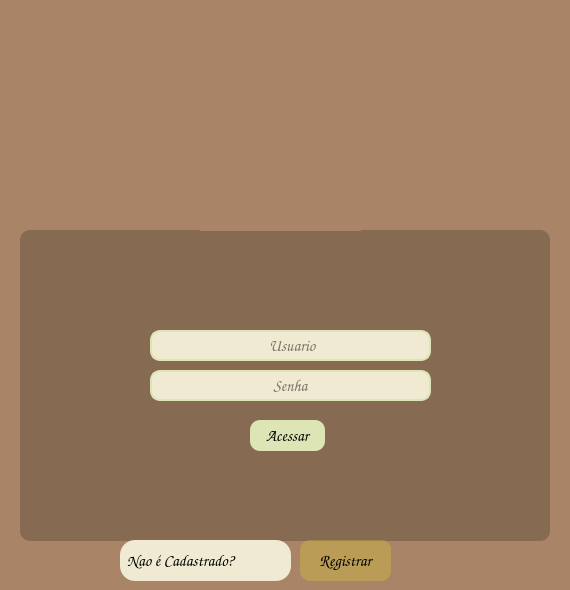
<?xml version="1.0" encoding="UTF-8"?>
<ui version="4.0">
 <class>Form</class>
 <widget class="QWidget" name="Form">
  <property name="geometry">
   <rect>
    <x>0</x>
    <y>0</y>
    <width>570</width>
    <height>590</height>
   </rect>
  </property>
  <property name="windowTitle">
   <string>Form</string>
  </property>
  <property name="styleSheet">
   <string notr="true">background-color: rgb(169, 132, 103);</string>
  </property>
  <widget class="QFrame" name="frame">
   <property name="geometry">
    <rect>
     <x>20</x>
     <y>230</y>
     <width>530</width>
     <height>311</height>
    </rect>
   </property>
   <property name="sizePolicy">
    <sizepolicy hsizetype="Preferred" vsizetype="Expanding">
     <horstretch>0</horstretch>
     <verstretch>0</verstretch>
    </sizepolicy>
   </property>
   <property name="styleSheet">
    <string notr="true">QFrame{
	background-color: rgba(0, 0, 0,0.2);
	color:rgb(0, 0, 0);
	border-radius:10px
}</string>
   </property>
   <property name="frameShape">
    <enum>QFrame::StyledPanel</enum>
   </property>
   <property name="frameShadow">
    <enum>QFrame::Raised</enum>
   </property>
   <widget class="QLabel" name="Mensagem">
    <property name="geometry">
     <rect>
      <x>130</x>
      <y>30</y>
      <width>261</width>
      <height>41</height>
     </rect>
    </property>
    <property name="font">
     <font>
      <family>Comic Sans MS</family>
      <pointsize>13</pointsize>
      <weight>75</weight>
      <bold>true</bold>
     </font>
    </property>
    <property name="styleSheet">
     <string notr="true">background-color: rgba(0,0,0,0);</string>
    </property>
    <property name="text">
     <string/>
    </property>
   </widget>
   <widget class="QLineEdit" name="line_Nome">
    <property name="geometry">
     <rect>
      <x>130</x>
      <y>100</y>
      <width>281</width>
      <height>31</height>
     </rect>
    </property>
    <property name="sizePolicy">
     <sizepolicy hsizetype="Preferred" vsizetype="Expanding">
      <horstretch>0</horstretch>
      <verstretch>0</verstretch>
     </sizepolicy>
    </property>
    <property name="font">
     <font>
      <family>Comic Sans MS</family>
      <pointsize>12</pointsize>
     </font>
    </property>
    <property name="styleSheet">
     <string notr="true">QLineEdit{
	 background-color: rgba(240, 234, 210);
	 border-radius: 10px;
	 border: 2px solid rgb(221, 229, 182);
}
</string>
    </property>
    <property name="text">
     <string/>
    </property>
    <property name="maxLength">
     <number>100</number>
    </property>
    <property name="alignment">
     <set>Qt::AlignCenter</set>
    </property>
    <property name="placeholderText">
     <string> Usuario</string>
    </property>
   </widget>
   <widget class="QLineEdit" name="line_Senha">
    <property name="geometry">
     <rect>
      <x>130</x>
      <y>140</y>
      <width>281</width>
      <height>31</height>
     </rect>
    </property>
    <property name="sizePolicy">
     <sizepolicy hsizetype="Preferred" vsizetype="Expanding">
      <horstretch>0</horstretch>
      <verstretch>0</verstretch>
     </sizepolicy>
    </property>
    <property name="font">
     <font>
      <family>Comic Sans MS</family>
      <pointsize>12</pointsize>
     </font>
    </property>
    <property name="styleSheet">
     <string notr="true">QLineEdit{
	 background-color: rgba(240, 234, 210);
	 border-radius: 10px;
	 border: 2px solid rgb(221, 229, 182);
}</string>
    </property>
    <property name="maxLength">
     <number>10</number>
    </property>
    <property name="echoMode">
     <enum>QLineEdit::Password</enum>
    </property>
    <property name="alignment">
     <set>Qt::AlignCenter</set>
    </property>
    <property name="placeholderText">
     <string>Senha</string>
    </property>
   </widget>
   <widget class="QPushButton" name="botao_acessar">
    <property name="geometry">
     <rect>
      <x>230</x>
      <y>190</y>
      <width>75</width>
      <height>31</height>
     </rect>
    </property>
    <property name="sizePolicy">
     <sizepolicy hsizetype="Preferred" vsizetype="Expanding">
      <horstretch>0</horstretch>
      <verstretch>0</verstretch>
     </sizepolicy>
    </property>
    <property name="font">
     <font>
      <family>Comic Sans MS</family>
      <pointsize>12</pointsize>
     </font>
    </property>
    <property name="cursor">
     <cursorShape>PointingHandCursor</cursorShape>
    </property>
    <property name="styleSheet">
     <string notr="true">QPushButton{
	background-color: rgb(221, 229, 182);
	
	border-radius:10px
}
QPushButton:hover{
	background-color: rgb(173, 193, 120);
	color:rgb(0, 0, 0);
}
</string>
    </property>
    <property name="text">
     <string>Acessar</string>
    </property>
   </widget>
  </widget>
  <widget class="QLabel" name="label">
   <property name="geometry">
    <rect>
     <x>200</x>
     <y>100</y>
     <width>161</width>
     <height>131</height>
    </rect>
   </property>
   <property name="text">
    <string/>
   </property>
   <property name="pixmap">
    <pixmap>icones/interpretacao-de-papeis.png</pixmap>
   </property>
   <property name="scaledContents">
    <bool>true</bool>
   </property>
  </widget>
  <widget class="QLabel" name="label_2">
   <property name="geometry">
    <rect>
     <x>200</x>
     <y>550</y>
     <width>291</width>
     <height>20</height>
    </rect>
   </property>
   <property name="font">
    <font>
     <family>Comic Sans MS</family>
     <pointsize>12</pointsize>
     <weight>50</weight>
     <italic>false</italic>
     <bold>false</bold>
     <stylestrategy>PreferDefault</stylestrategy>
    </font>
   </property>
   <property name="layoutDirection">
    <enum>Qt::LeftToRight</enum>
   </property>
   <property name="text">
    <string/>
   </property>
  </widget>
  <widget class="QPushButton" name="botao_registrar">
   <property name="geometry">
    <rect>
     <x>300</x>
     <y>540</y>
     <width>91</width>
     <height>41</height>
    </rect>
   </property>
   <property name="sizePolicy">
    <sizepolicy hsizetype="Preferred" vsizetype="Expanding">
     <horstretch>0</horstretch>
     <verstretch>0</verstretch>
    </sizepolicy>
   </property>
   <property name="font">
    <font>
     <family>Comic Sans MS</family>
     <pointsize>12</pointsize>
     <weight>50</weight>
     <bold>false</bold>
    </font>
   </property>
   <property name="cursor">
    <cursorShape>PointingHandCursor</cursorShape>
   </property>
   <property name="styleSheet">
    <string notr="true">QPushButton{
	background-color: rgba(255, 248, 20,0.2);
	
	border-radius:10px
}
QPushButton:hover{
	background-color: rgb(255, 255, 105);
	color:rgb(0, 0, 0);
}</string>
   </property>
   <property name="text">
    <string>Registrar</string>
   </property>
  </widget>
  <widget class="QLabel" name="label_3">
   <property name="geometry">
    <rect>
     <x>120</x>
     <y>540</y>
     <width>171</width>
     <height>41</height>
    </rect>
   </property>
   <property name="font">
    <font>
     <family>Comic Sans MS</family>
     <pointsize>12</pointsize>
    </font>
   </property>
   <property name="styleSheet">
    <string notr="true">
background-color: rgb(240, 234, 210);
border-radius: 15px;

</string>
   </property>
   <property name="text">
    <string>  Nao é Cadastrado?</string>
   </property>
  </widget>
  <widget class="QLabel" name="label_5">
   <property name="geometry">
    <rect>
     <x>0</x>
     <y>0</y>
     <width>571</width>
     <height>191</height>
    </rect>
   </property>
   <property name="text">
    <string/>
   </property>
   <property name="pixmap">
    <pixmap>icones/3×5 Index Card Magic Item Certificate.png</pixmap>
   </property>
   <property name="scaledContents">
    <bool>true</bool>
   </property>
  </widget>
  <zorder>label_5</zorder>
  <zorder>frame</zorder>
  <zorder>label</zorder>
  <zorder>label_2</zorder>
  <zorder>botao_registrar</zorder>
  <zorder>label_3</zorder>
 </widget>
 <resources/>
 <connections/>
</ui>
